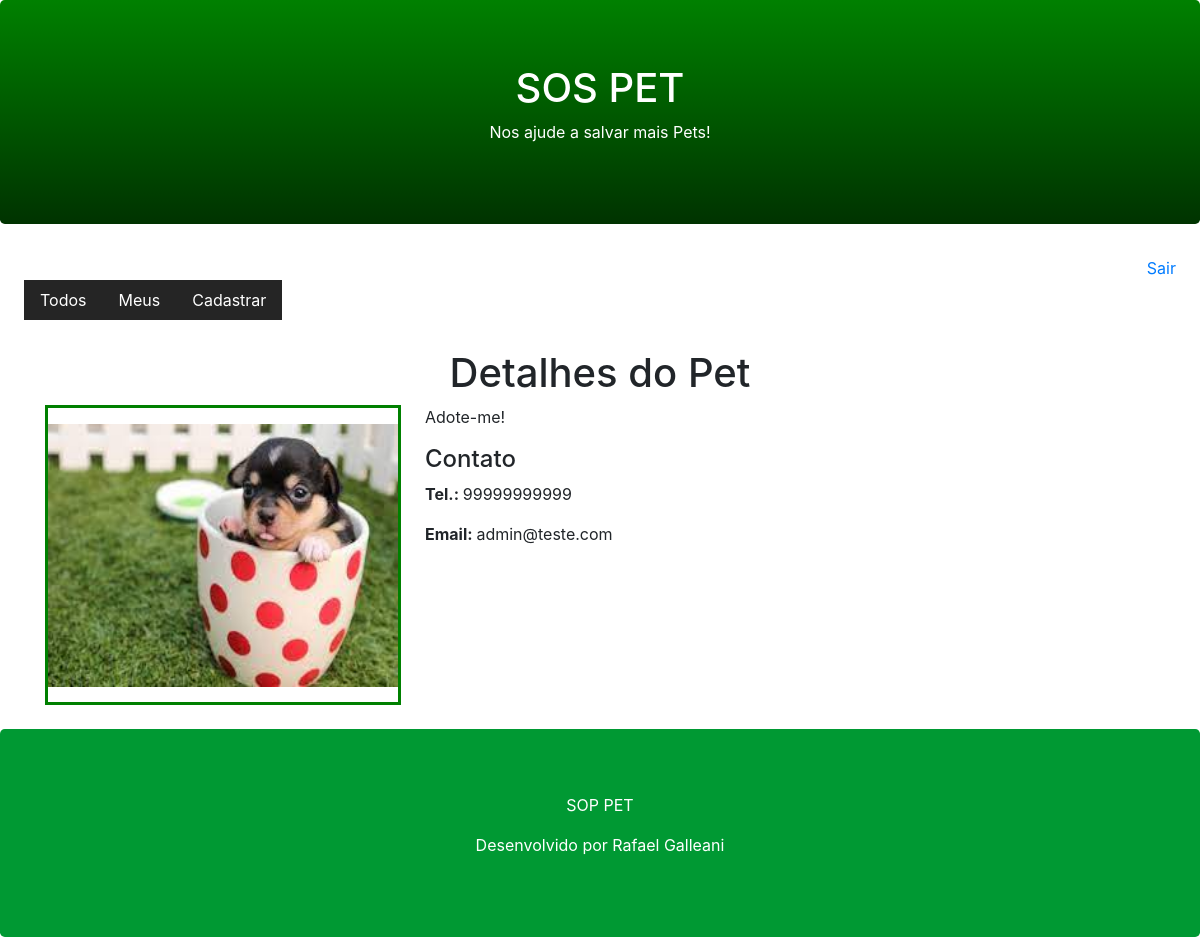
Page /pet/detail/12/ on the committed database.
### core/models.py (models this page shows, shortened)
class Pet(models.Model):
    city = models.CharField(max_length=100)#campo e o tipo e a quantidade de caracter.
    description = models.TextField()# para inserção de textos longos mas ha outros
    phone = models.CharField(max_length=11)
    email = models.EmailField()
    begin_date = models.DateTimeField(auto_now_add=True)# vair criar o horario que foi inserido os dados na tabela e incrementado automatico pelo auto
    photo = models.ImageField('pet') # no banco fica o caminho da foto por isso esse imagefield
    active = models.BooleanField(default=True)#desafio para acertar o modo sempre que for criado vai estar ativo.
    user = models.ForeignKey(User, on_delete=models.CASCADE)# pois o django ja cria a tabela de user e vou importar para saber qual usuario criou o pet.
    class Meta:
        db_table = 'pet'

### core/views.py (the view)
# urls.py: path('pet/detail/<id>/', views.pet_detail), #o id vai ser passado como parametro por causa do sinal <> que a views intrepreta dessa forma.
def pet_detail(request, id):
    pet = Pet.objects.get(active=True, id=id)
    return render(request,'pet.html', {'pet':pet})

### templates/pet.html (shortened to what this page needs)
{% extends "model-page.html" %}
{% block content %}
<h1 class="text-center">Detalhes do Pet</h1>
<div class="container mp-4 mb-4">
    <div class="row">
        <div class="col-sm-4">
            <div style="border-color: green; border-style: solid; width: 356px; height: 300px;">
                <img src="{{pet.photo.url }}" width="350" height="263" style="margin-top: 16px;">
            </div>
        </div>
        <div class="col-sm-8">
            <p>{{pet.description}}</p>
            <h4>Contato</h4>
            <p><b>Tel.: </b>{{pet.phone}}</p>
            <p><b>Email: </b>{{pet.email}}</p>
        </div>
    </div>
</div>
{% endblock %}

### rows in the picture
Pet: photo (picture), description "Adote-me!", phone "99999999999", email "admin@teste.com"
